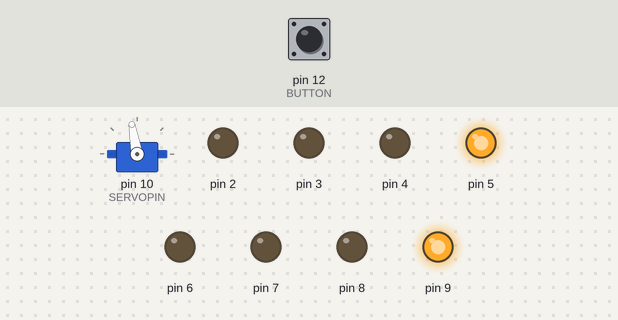
Simulated run of this sketch. Board: Arduino Uno, built with avr-gcc and run on an emulated ATmega328P. On the bench: servo, output pins drawn as LEDs (lit = HIGH). The inputs (shaded band) are chosen by the test bench; at power-on: pin 12 (BUTTON) HIGH. What the sketch prints to the serial monitor is not drawn.

Above: at 1.2 s.
1.3 s: pin 12 (BUTTON) pulled LOW for 0.15 s
At 1.8 s:
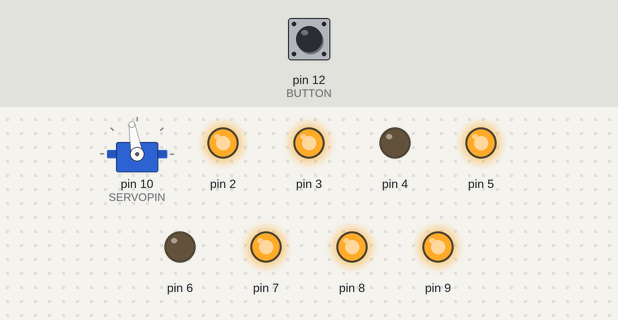
At 7.5 s:
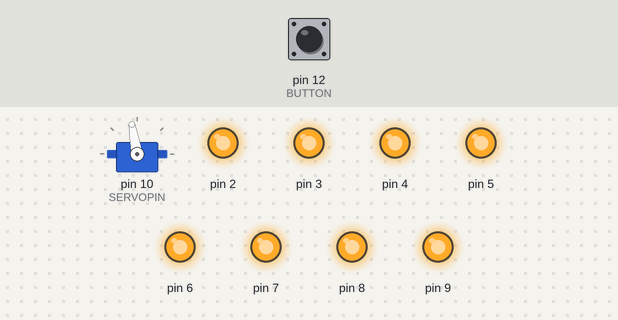
Timing chart, 0 to 9.0 s (numbered marks = the images above; inputs shaded):
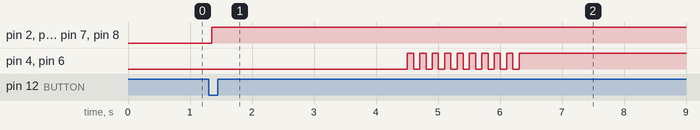

Measured:
- after the input at 1.3 s, pin 2, pin 3, pin 7: LOW → HIGH after 0.05 s instead of 3.8 s; pin 9: stops changing and stays HIGH

The sketch:

SwitchTimer.ino
```cpp
#include <Servo.h>

//pinNo
#define SERVOPIN	10
#define LED			13
#define BUTTON		12

//servo set
#define ON			130
#define DEFO		100
#define OFF			70

//millisec
#define HOUR		3600000
#define MINUTE		60000
#define SEC			1000

//Defolt Time
#define DEFOTIME	4

//Instance
Servo g_servo;


//7Segment Display (OSL10561-IB)
boolean pattern[11][8]={

	//Number[10][8](Not dot)
	{0,0,0,1,0,0,0,1}, //0
	{1,1,0,1,0,1,1,1}, //1
	{0,0,1,1,0,0,1,0}, //2
	{1,0,0,1,0,0,1,0}, //3
	{1,1,0,1,0,1,0,0}, //4
	{1,0,0,1,1,0,0,0}, //5
	{0,0,0,1,1,0,0,0}, //6
	{1,1,0,1,0,0,0,1}, //7
	{0,0,0,1,0,0,0,0}, //8
	{1,1,0,1,0,0,0,0}, //9

	//Black
	{1,1,1,1,1,1,1,1} //Not light

};


void setup() {
	Serial.begin(9600);

	//7Seg ModeSet
	for(int i=2; i<=9; i++){
		pinMode(i, OUTPUT);
	}

	//Servo
	g_servo.attach(SERVOPIN);
	g_servo.write(DEFO);

	//Button
	digitalWrite(BUTTON,INPUT_PULLUP);

	digitalWrite(LED, HIGH); 			//Run LED ON
	displayNum(0);						//Display Time Number
	Serial.print("SetUp OK!\n");
}


void loop() {

	//Set val
	static unsigned long time = 0;
	static unsigned long limitTime = 0;

	//Flag
	static boolean firstloop = true;
	static boolean firstservo = true;

	//Set time
	if (firstloop == true){

		//Limit time set (hour)
		limitTime = HOUR * setTime();

		//Flag
		firstloop = false;

		//Debug
		Serial.print("Time set :");
		Serial.print(limitTime / HOUR);
		Serial.print("hour\n");

	}

	//Since Up Arduino(ms)
	time = millis();

	//Debug
	Serial.print(time / SEC);
	Serial.print("sec\n");

	//Time Up
	if (time > limitTime && firstservo == true){

		//Display Flash
		displayNumF(limitTime / HOUR);

		//Servo
		//on();
		off();

		//Run LED OFF
		digitalWrite(LED, LOW);

		//Flag
		firstservo = false;

	}

	//Check Space
	delay(1 * SEC);
}


int setTime(){

	//Val set
	int buttonCount = 0;
	int lastButtonStatus = LOW;
	int bottonStatus = LOW;

	//Time set
	long setStart = millis();
	long lastTime = 0;

	//Debug
	Serial.print("Time Set Start\n");

	//15sec loop
	while(1){

		//Now Time set
		long nowTime = millis();

		//Read Button
		int bottonStatus = digitalRead(BUTTON);
        Serial.print(bottonStatus);
        delay(50);

        //Push Button
		if(lastButtonStatus == HIGH && bottonStatus == LOW){

			buttonCount++;

			//Display
			displayNum(buttonCount);

			//Time set of Push button
			lastTime = millis();

			//Debug
			Serial.print("\nbuttonCount ");
			Serial.print(buttonCount);
			Serial.print("\n");

		}

		//3sec of Since last push
		if(nowTime - lastTime > 3 * SEC && buttonCount != 0){
			Serial.print("\n3sec of Since last push\n");
			break;
		}

		//No Push Button and 5sec
		if(nowTime - setStart > 5 * SEC && buttonCount == 0){
			Serial.print("\nNo Push Button and 5sec\n");
			buttonCount = DEFOTIME;
			break;
		}

		//Status(Delete Long Push)
		lastButtonStatus = bottonStatus;

	}

	//Display Flash and Hide
	displayNumF(buttonCount);
	displayRefresh();

	return buttonCount;
}


//7 Seg Desplay
void displayNum(int num){
	for(int i=0; i<=8; i++){
		digitalWrite(i+2, pattern[num][i]);
	}

}

void displayNumF(int num){
	for(int i = 0; i < 10; i++){
		displayNum(num);
		delay(100);
		displayRefresh();
		delay(100);
	}

}

void displayRefresh(){
	for(int i=0; i<=8; i++){
		digitalWrite(i+2, pattern[10][i]);
	}
}


//Servo　motion
void on(){
	Serial.print("on!\n");

	for (int i=DEFO; i>=OFF; i--){
		g_servo.write(i);
	}
	delay(1000);
	g_servo.write(DEFO);
}

void off(){
	Serial.print("off!\n");

	for (int i=DEFO; i<=ON; i++){
		g_servo.write(i);
	}
	delay(1000);
	g_servo.write(DEFO);
}

void defo(){
	g_servo.write(DEFO);
}
```
